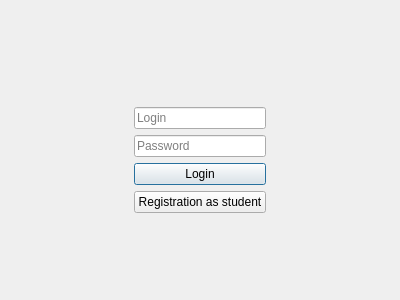
<?xml version="1.0" encoding="UTF-8"?>
<ui version="4.0">
 <class>AuthWindow</class>
 <widget class="QDialog" name="AuthWindow">
  <property name="geometry">
   <rect>
    <x>0</x>
    <y>0</y>
    <width>400</width>
    <height>300</height>
   </rect>
  </property>
  <property name="windowTitle">
   <string>Dialog</string>
  </property>
  <layout class="QGridLayout" name="gridLayout">
   <item row="5" column="1">
    <spacer name="verticalSpacer">
     <property name="orientation">
      <enum>Qt::Vertical</enum>
     </property>
     <property name="sizeHint" stdset="0">
      <size>
       <width>20</width>
       <height>49</height>
      </size>
     </property>
    </spacer>
   </item>
   <item row="4" column="1">
    <layout class="QVBoxLayout" name="verticalLayout">
     <item alignment="Qt::AlignHCenter|Qt::AlignVCenter">
      <widget class="QLabel" name="label_2">
       <property name="maximumSize">
        <size>
         <width>185</width>
         <height>148</height>
        </size>
       </property>
       <property name="styleSheet">
        <string notr="true">.QLabel{
border-radius: 30px;
}</string>
       </property>
       <property name="text">
        <string/>
       </property>
       <property name="pixmap">
        <pixmap>../../../Downloads/e52ed481c7b04a20b3cd6f4887c63910.png</pixmap>
       </property>
      </widget>
     </item>
     <item>
      <widget class="QLineEdit" name="lineEdit">
       <property name="placeholderText">
        <string>Login</string>
       </property>
      </widget>
     </item>
     <item>
      <widget class="QLineEdit" name="lineEdit_2">
       <property name="placeholderText">
        <string>Password</string>
       </property>
      </widget>
     </item>
     <item>
      <widget class="QPushButton" name="pushButton_2">
       <property name="text">
        <string>Login</string>
       </property>
      </widget>
     </item>
     <item>
      <widget class="QPushButton" name="pushButton">
       <property name="text">
        <string>Registration as student</string>
       </property>
      </widget>
     </item>
    </layout>
   </item>
   <item row="4" column="0">
    <spacer name="horizontalSpacer_2">
     <property name="orientation">
      <enum>Qt::Horizontal</enum>
     </property>
     <property name="sizeHint" stdset="0">
      <size>
       <width>74</width>
       <height>20</height>
      </size>
     </property>
    </spacer>
   </item>
   <item row="4" column="2">
    <spacer name="horizontalSpacer">
     <property name="orientation">
      <enum>Qt::Horizontal</enum>
     </property>
     <property name="sizeHint" stdset="0">
      <size>
       <width>74</width>
       <height>20</height>
      </size>
     </property>
    </spacer>
   </item>
   <item row="1" column="1">
    <spacer name="verticalSpacer_2">
     <property name="orientation">
      <enum>Qt::Vertical</enum>
     </property>
     <property name="sizeHint" stdset="0">
      <size>
       <width>20</width>
       <height>49</height>
      </size>
     </property>
    </spacer>
   </item>
  </layout>
 </widget>
 <resources/>
 <connections/>
</ui>
